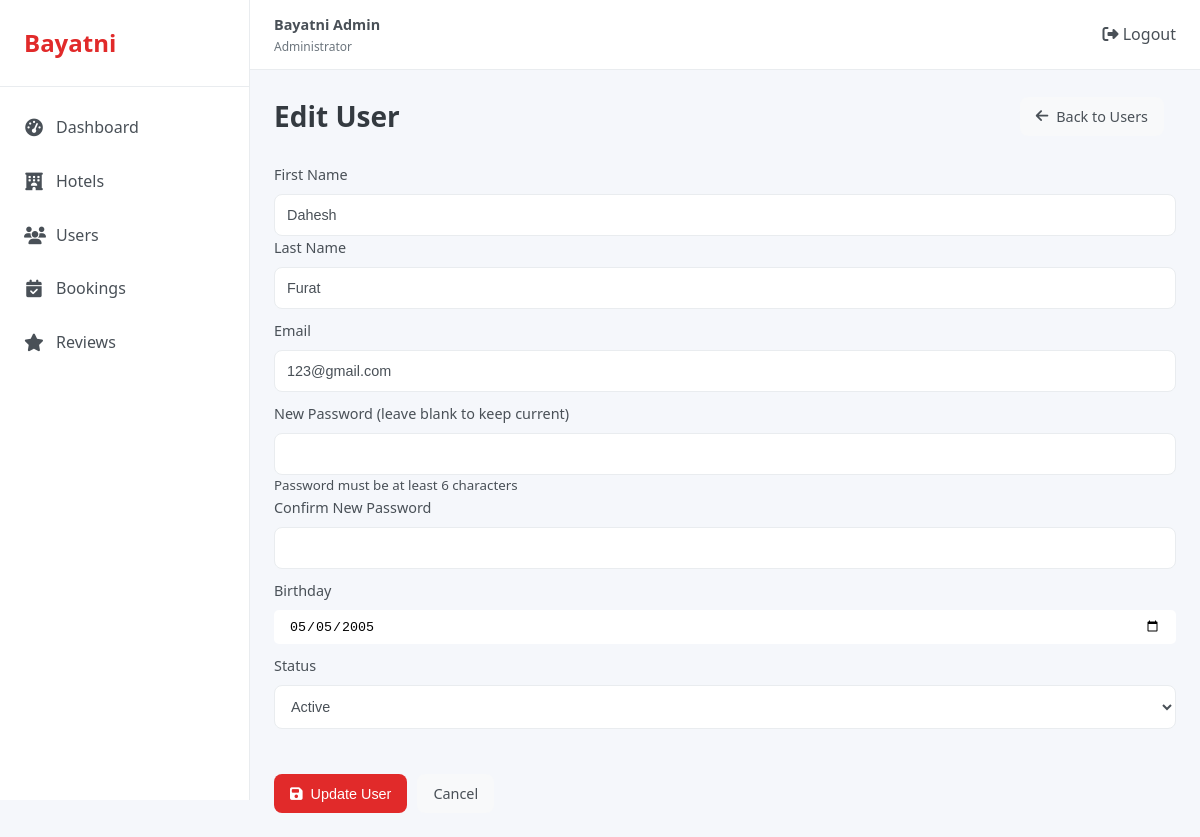
Screenshot of /admin/app/controllers/users/user_edit.php?id=4 (signed in) with the database file from the repository.
### tables this page shows
CREATE TABLE `users` (
  `id` int(11) NOT NULL,
  `firstname` varchar(30) NOT NULL,
  `lastname` varchar(30) NOT NULL,
  `fullname` varchar(100) NOT NULL,
  `birthday` date NOT NULL,
  `email` varchar(100) NOT NULL,
  `status` enum('active','suspended') NOT NULL,
  `password` varchar(255) NOT NULL,
  `card_number` varchar(16) NOT NULL,
  `card_name` varchar(100) NOT NULL,
  `card_expire` varchar(5) NOT NULL,
  `card_cvc` varchar(4) NOT NULL,
  `created_at` timestamp NOT NULL DEFAULT current_timestamp()
);

### Admin/app/controllers/Users/user_edit.php (the view, shortened to what this page needs)
<?php
require_once __DIR__ .'/../../../config/config.php';
$id = intval($_GET['id']);
$query = "SELECT * FROM users WHERE id = ?";
$stmt = $conn->prepare($query);
$stmt->bind_param("i", $id);
$stmt->execute();
$result = $stmt->get_result();
$user = $result->fetch_assoc();
?>
<!DOCTYPE html>
<html lang="en">
<head>
    <link rel="stylesheet" href="../../../public/css/styles.css">
    <link rel="stylesheet" href="https://cdnjs.cloudflare.com/ajax/libs/font-awesome/6.4.0/css/all.min.css">
</head>
<body>
    <div class="dashboard">
    <?php include __DIR__ .'/../../../includes/sidebar.php'; ?>
        <main class="main-content">
        <?php include __DIR__ .'/../../../includes/header.php'; ?>
            <div class="dashboard-content">
                <div class="page-header">
                    <h1>Edit User</h1>
                    <a href="users.php" class="secondary-btn">
                        <i class="fas fa-arrow-left"></i> Back to Users
                    </a>
                </div>
                <div class="card">
                    <div class="card-body">
                        <form action="user_edit.php?id=<?php echo $id; ?>" method="POST" class="form">
                        <div class="form-rows">
                            <div class="form-row">
                                <div class="form-group col-md-6">
                                    <label for="firstname">First Name</label>
                                    <input type="text" id="firstname" name="firstname" class="form-control" value="<?php echo htmlspecialchars($user['firstname']); ?>" required>
                                </div>
                                <div class="form-group col-md-6">
                                    <label for="lastname">Last Name</label>
                                    <input type="text" id="lastname" name="lastname" class="form-control" value="<?php echo htmlspecialchars($user['lastname']); ?>" required>
                                </div>
                            </div>
                            <div class="form-group">
                                <label for="email">Email</label>
                                <input type="email" id="email" name="email" class="form-control" value="<?php echo htmlspecialchars($user['email']); ?>" required>
                            </div>
                            <div class="form-row">
                                <div class="form-group col-md-6">
                                    <label for="password">New Password (leave blank to keep current)</label>
                                    <input type="password" id="password" name="password" class="form-control">
                                    <small class="form-text text-muted">Password must be at least 6 characters</small>
                                </div>
                                <div class="form-group col-md-6">
                                    <label for="confirm_password">Confirm New Password</label>
                                    <input type="password" id="confirm_password" name="confirm_password" class="form-control">
                                </div>
                            </div>
                            <div class="form-row">
                                <div class="form-group col-md-6">
                                    <label for="birthday">Birthday</label>
                                    <input type="date" id="birthday" name="birthday" style="padding : 8px 15px; border: 1px gray; border-radius:5px;" class="form-control" value="<?php echo htmlspecialchars($user['birthday']); ?>" required>
                                </div>
                            </div>
                            <div class="form-group">
                                <label for="status">Status</label>
                                <select id="status" name="status" class="form-control">
                                    <option value="active" selected>Active</option>
                                </select>
                            </div>
                        </div>
                            <br>
                            <div class="form-actions" style="display:flex; flex-direction:row; gap:10px;">
                                <button type="submit" class="primary-btn">
                                    <i class="fas fa-save"></i> Update User
                                </button>
                                <a href="users.php" class="secondary-btn">Cancel</a>
                            </div>
                        </form>
                    </div>
                </div>
            </div>
        </main>
    </div>
</body>
</html>

### Admin/public/css/styles.css (style rules this page uses)
:root { --primary-color: #e12a2a; --primary-light: #eef2ff; --secondary-color: #6c757d; --success-color: #28a745; --danger-color: #dc3545; --warning-color: #ffc107; --info-color: #17a2b8; --dark-color: #343a40; --light-color: #f8f9fa; --white-color: #ffffff; --sidebar-width: 250px; --header-height: 70px; --border-color: #e9ecef; --text-color: #495057; --text-muted: #6c757d; --shadow-sm: 0 0.125rem 0.25rem rgba(0, 0, 0, 0.075); --shadow: 0 0.5rem 1rem rgba(0, 0, 0, 0.15); --radius: 0.5rem; --transition: all 0.3s ease; }
* { margin: 0; padding: 0; box-sizing: border-box; }
body { font-family: 'Segoe UI', Tahoma, Geneva, Verdana, sans-serif; background-color: #f5f7fb; color: var(--text-color); line-height: 1.6; }
a { text-decoration: none; color: inherit; }
button { cursor: pointer; border: none; background: none; }
.dashboard { display: flex; min-height: 100vh; }
.main-content { flex: 1; margin-left: var(--sidebar-width); transition: var(--transition); }
.form-rows { display: flex; flex-direction: column; gap: 10px; }
.form-actions { display: flex; flex-direction: row; gap: 10px; margin-top: 20px; }
.dashboard-content { padding: 1.5rem; }
.page-header { display: flex; justify-content: space-between; align-items: center; margin-bottom: 1.5rem; }
.page-header h1 { font-size: 1.75rem; font-weight: 600; color: var(--dark-color); }
.primary-btn { background-color: var(--primary-color); color: var(--white-color); border-radius: var(--radius); padding: 0.5rem 1rem; font-size: 0.9rem; font-weight: 500; display: flex; align-items: center; transition: var(--transition); }
.primary-btn i { margin-right: 0.5rem; }
.secondary-btn { background-color: var(--light-color); color: var(--text-color); border-radius: var(--radius); padding: 0.5rem 1rem; font-size: 0.9rem; font-weight: 500; display: flex; align-items: center; transition: var(--transition); margin-right: 0.75rem; }
.secondary-btn i { margin-right: 0.5rem; }
.form-group { display: flex; flex-direction: column; }
.form-group label { font-size: 0.9rem; font-weight: 500; margin-bottom: 0.5rem; color: var(--text-color); }
.form-group input[type="text"], .form-group input[type="email"], .form-group input[type="password"], .form-group input[type="number"], .form-group input[type="url"], .form-group input[type="time"], .form-group select, .form-group textarea { padding: 0.75rem; border: 1px solid var(--border-color); border-radius: var(--radius); font-size: 0.9rem; color: var(--text-color); background-color: var(--white-color); outline: none; transition: var(--transition); }

### rows the page displays
users: firstname "Dahesh", lastname "Furat", email "123@gmail.com", birthday "05/05/2005"
